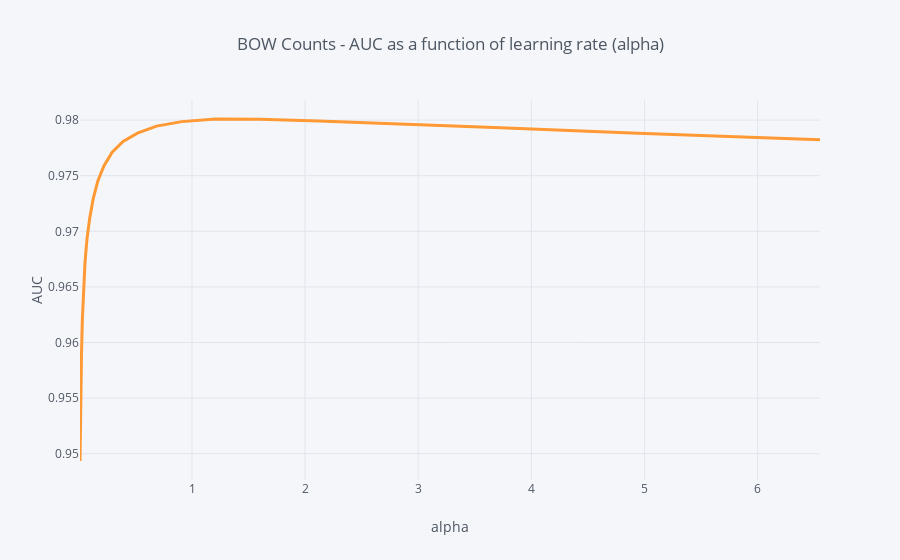

Notebook source saved alongside this figure:
### Code cell
cv_results = DataFrame(auc_by_alpha, columns = ['alpha', 'AUC'])
cv_results.query('alpha < 8').set_index('alpha').AUC.iplot(title = 'BOW Counts - AUC as a function of learning rate (alpha)', xTitle = 'alpha', yTitle = 'AUC', width = 3, hline=(0,0))

### Figure 1 — Plotly figure (JSON) as saved in the notebook; plotly's stock layout.template omitted (floating-point values rounded to 4 significant figures)
{"data": [{"line": {"color": "rgba(255, 153, 51, 1.0)", "dash": "solid", "shape": "linear", "width": 3}, "mode": "lines", "name": "AUC", "text": "", "type": "scatter", "x": [0.01, 0.01326, 0.01758, 0.0233, 0.03089, 0.04095, 0.05429, 0.07197, 0.09541, 0.1265, 0.1677, 0.2223, 0.2947, 0.3907, 0.5179, 0.6866, 0.9103, 1.207, 1.6, 2.121, 2.812, 3.728, 4.942, 6.551], "y": [0.9493, 0.9526, 0.9558, 0.959, 0.9621, 0.9648, 0.9672, 0.9693, 0.9712, 0.9729, 0.9745, 0.9759, 0.9771, 0.9781, 0.9788, 0.9795, 0.9799, 0.9801, 0.9801, 0.9799, 0.9797, 0.9793, 0.9788, 0.9782]}], "layout": {"autosize": true, "legend": {"bgcolor": "#F5F6F9", "font": {"color": "#4D5663"}}, "paper_bgcolor": "#F5F6F9", "plot_bgcolor": "#F5F6F9", "shapes": [{"line": {"color": "#db4052", "dash": "solid", "width": 1}, "type": "line", "x0": 0, "x1": 1, "xref": "paper", "y0": [0, 0], "y1": [0, 0], "yref": "y"}], "title": {"font": {"color": "#4D5663"}, "text": "BOW Counts - AUC as a function of learning rate (alpha)"}, "xaxis": {"autorange": true, "gridcolor": "#E1E5ED", "range": [0.01, 6.551], "showgrid": true, "tickfont": {"color": "#4D5663"}, "title": {"font": {"color": "#4D5663"}, "text": "alpha"}, "type": "linear", "zerolinecolor": "#E1E5ED"}, "yaxis": {"autorange": true, "gridcolor": "#E1E5ED", "range": [0.9476, 0.9818], "showgrid": true, "tickfont": {"color": "#4D5663"}, "title": {"font": {"color": "#4D5663"}, "text": "AUC"}, "type": "linear", "zerolinecolor": "#E1E5ED"}}}
